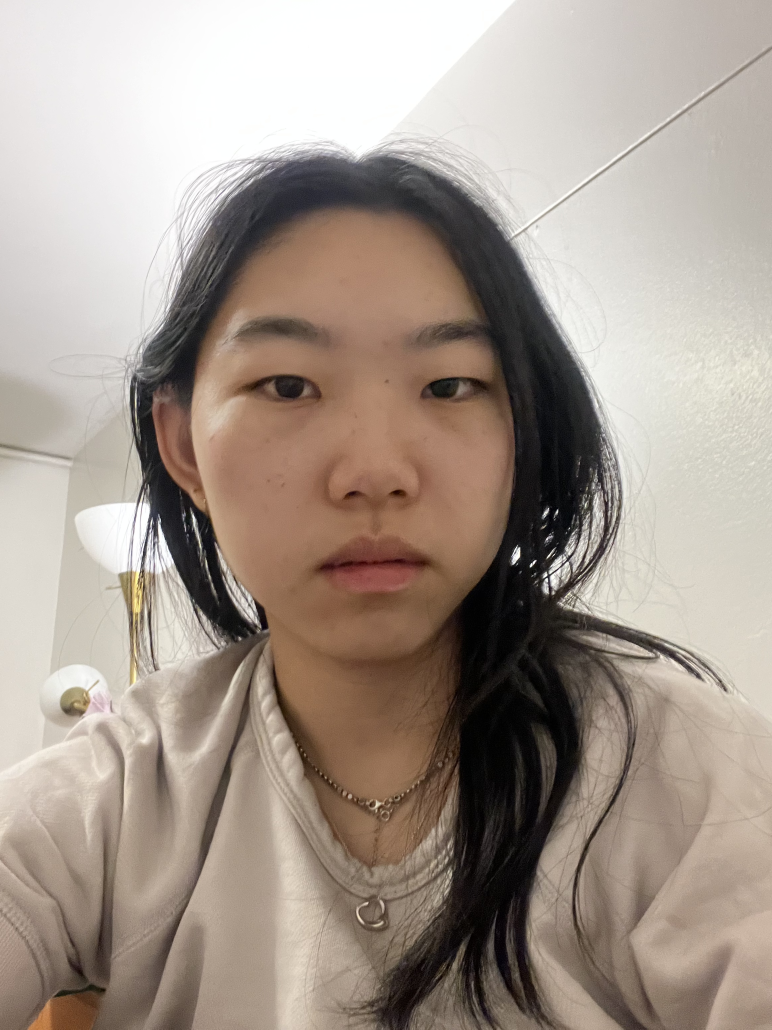
#> input picture images/none/IMG_1901.jpg, 2316 x 3088 px, found by its file name (shown at 1/3 size); its folder holds only this picture in this run
$ python DrawBoundingBoxes.py
#> lines starting #> are read from the running program, lines starting #| are printed output that depends on the picture
import cv2
import csv
import os
from PIL import Image
import pillow_heif
import time
import signal
import sys

annotations = []
drawing = False
x_start, y_start = 0, 0
current_annotation = None

# TODO: MODIFY THIS PART HERE
image_folder = 'images/none'  # MODIFY THIS
current_class = 'none'  # MODIFY THIS
label_mapping = {
    'left': 0,
    'left_shoot': 1,
    'shoot': 2,
    'right': 3,
    'right_shoot': 4,
    'none': 5
}
current_class_number = label_mapping[current_class]

output_csv = os.path.join(image_folder, 'annotations.csv')

with open(output_csv, mode='w', newline='') as file:
    writer = csv.writer(file)
    writer.writerow(['image_path', 'x_start', 'y_start', 'x_end', 'y_end', 'class_label'])

def handle_exit(signal, frame):
    with open(output_csv, mode='a', newline='') as file:
        writer = csv.writer(file)
        writer.writerows(annotations)
    print(f"Annotations have been saved to {output_csv}")
    sys.exit(0)

signal.signal(signal.SIGINT, handle_exit)

def draw_box(event, x, y, flags, param):
    global x_start, y_start, drawing, current_annotation, display_image

    if event == cv2.EVENT_LBUTTONDOWN:
        x_start, y_start = x, y
        drawing = True

    elif event == cv2.EVENT_MOUSEMOVE:
        if drawing:
            display_image = original_image.copy()
            cv2.rectangle(display_image, (x_start, y_start), (x, y), (255, 0, 0), 2)
            cv2.imshow('Image', display_image)

    elif event == cv2.EVENT_LBUTTONUP:
        drawing = False
        cv2.rectangle(display_image, (x_start, y_start), (x, y), (255, 0, 0), 2)
        cv2.imshow('Image', display_image)
        current_annotation = (current_image_path, x_start, y_start, x, y, current_class_number)

def convert_heic_to_jpg(heic_path):
    heif_file = pillow_heif.read_heif(heic_path)
    image = Image.frombytes(
        heif_file.mode, heif_file.size, heif_file.data, "raw", heif_file.mode, heif_file.stride
    )
    image = image.convert("RGB")
    jpg_path = os.path.splitext(heic_path)[0] + ".jpg"
    image.save(jpg_path, format="JPEG", quality=95)
    while not os.path.exists(jpg_path):
        time.sleep(0.01)
    return jpg_path

supported_formats = ['.jpg', '.jpeg', '.png', '.heic']
files = [f for f in os.listdir(image_folder) if os.path.splitext(f)[1].lower() in supported_formats]

for file in files:
    original_image_path = os.path.join(image_folder, file)
    current_image_path = original_image_path

    if original_image_path.lower().endswith('.heic'):
        converted_jpg_path = convert_heic_to_jpg(original_image_path)
        if converted_jpg_path:
            print(f"Conversion of HEIC image {original_image_path} successful")
            try:
                os.remove(original_image_path)
                print(f"Deleted HEIC file: {original_image_path}")
                current_image_path = converted_jpg_path
            except Exception as e:
                print(f"There is an error deleting HEIC file {original_image_path}: {e}")
                continue
        else:
            print(f"Conversion error with this image: {original_image_path}.")
            continue

    if not os.path.exists(current_image_path):
        print(f"Can't find converted file: {current_image_path}")
        continue

    image = cv2.imread(current_image_path)
#> image is the input picture: shape (3088, 2316, 3); mean B, G, R 142.1, 152.3, 165.1
    if image is None:
        print(f"Can't read the image: {current_image_path}")
        continue

    h, w = image.shape[:2]
#> h = 3088; w = 2316
    max_width = 1280
    max_height = 720
    if w > max_width or h > max_height:
        scale = min(max_width / w, max_height / h)
#> scale = 0.233
        image = cv2.resize(image, (int(w * scale), int(h * scale)))
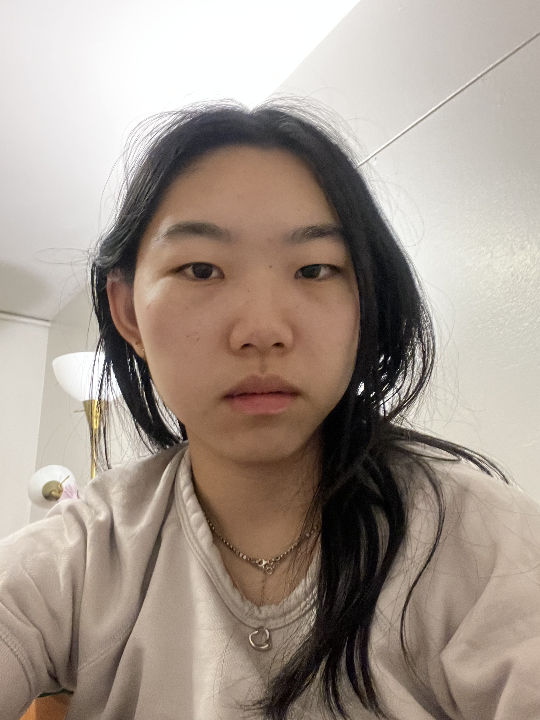
#> image: shape (720, 540, 3); mean B, G, R 142, 152.2, 164.9
    original_image = image.copy()
    display_image = original_image.copy()

    cv2.namedWindow('Image')
    cv2.setMouseCallback('Image', draw_box)

    current_annotation = None

    print(f"Processing: {current_image_path}")
    while True:
        cv2.imshow('Image', display_image)
        key = cv2.waitKey(1) & 0xFF
#> (key q is pressed here)

        if key == ord('q'):
            print("pressed q")
            handle_exit(None, None)
#> (the program exits here)

$ run again, on images/none/IMG_1920.jpg
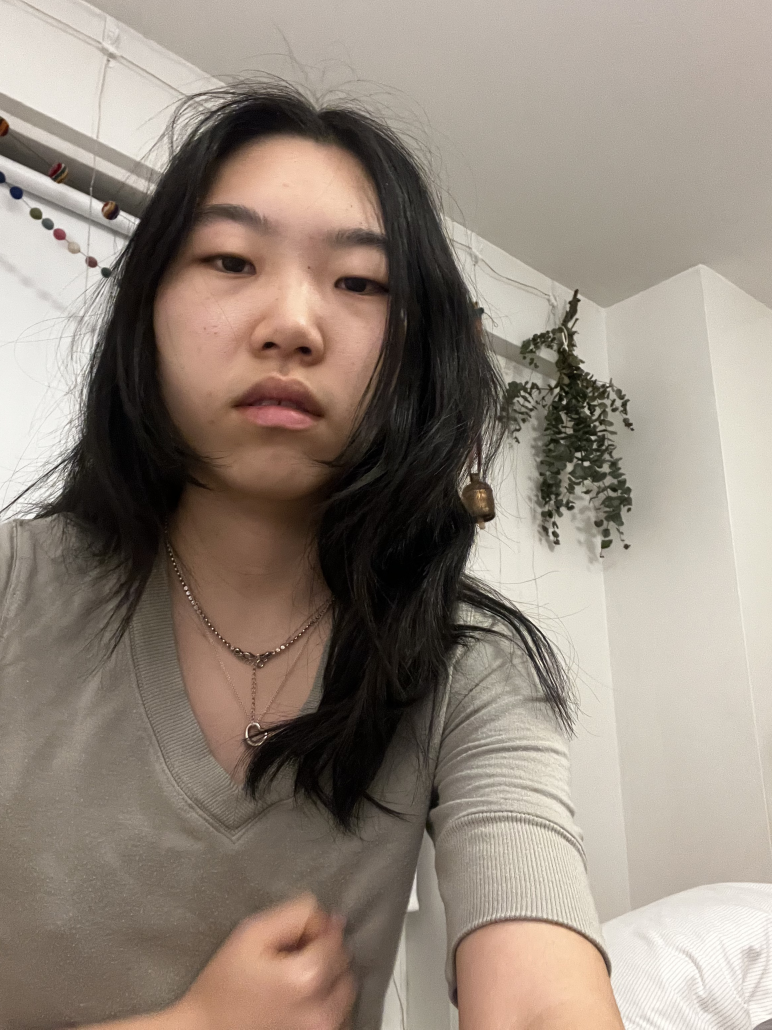
#> input picture images/none/IMG_1920.jpg, 2316 x 3088 px, found by its file name (shown at 1/3 size)
#> image is the input picture: shape (3088, 2316, 3); mean B, G, R 124.9, 136.2, 148.3
#> `image = cv2.resize(image, (int(w * scale), int(h * scale)))`:
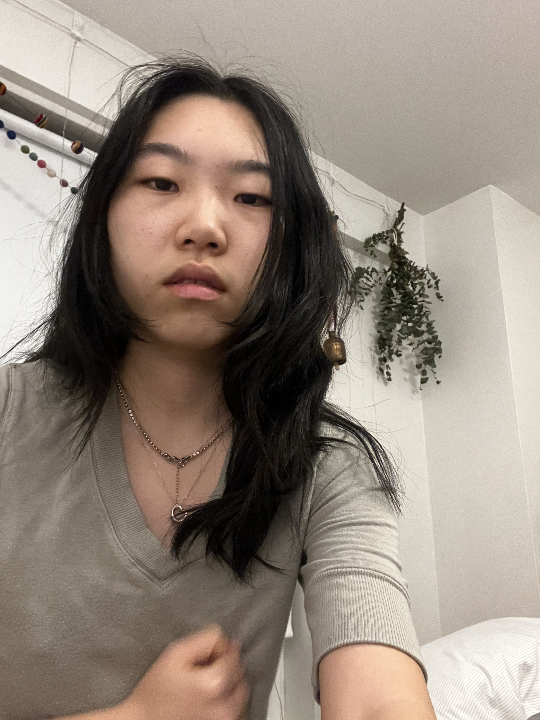
#> image: shape (720, 540, 3); mean B, G, R 124.8, 136, 148.2

$ run again, on images/none/IMG_3225.jpg
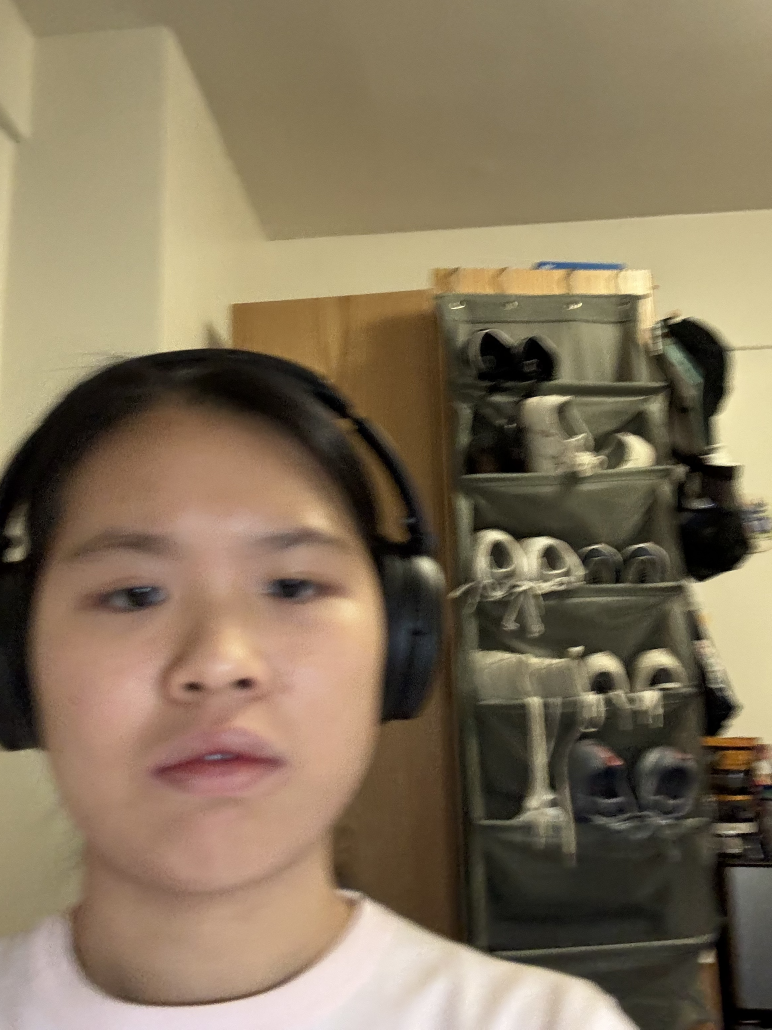
#> input picture images/none/IMG_3225.jpg, 2316 x 3088 px, found by its file name (shown at 1/3 size)
#> image is the input picture: shape (3088, 2316, 3); mean B, G, R 92.1, 116.2, 132.2
#> `image = cv2.resize(image, (int(w * scale), int(h * scale)))`:
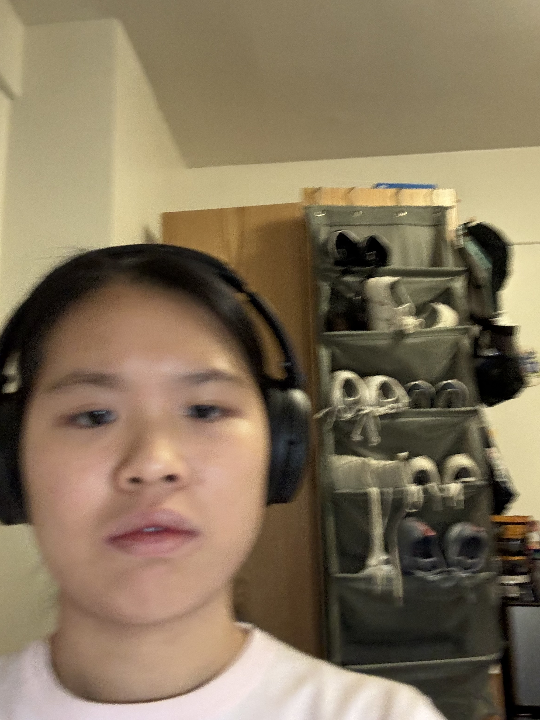
#> image: shape (720, 540, 3); mean B, G, R 91.9, 116.1, 132

$ run again, on images/none/IMG_3228.jpg
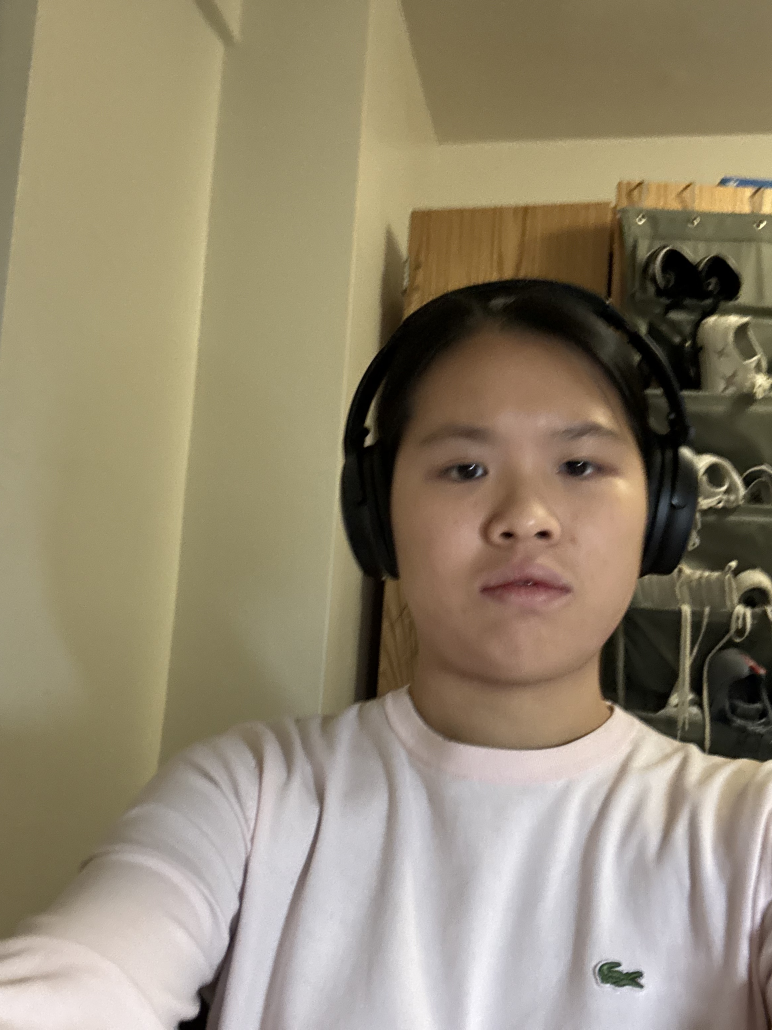
#> input picture images/none/IMG_3228.jpg, 2316 x 3088 px, found by its file name (shown at 1/3 size)
#> image is the input picture: shape (3088, 2316, 3); mean B, G, R 112.1, 135, 146.3
#> `image = cv2.resize(image, (int(w * scale), int(h * scale)))`:
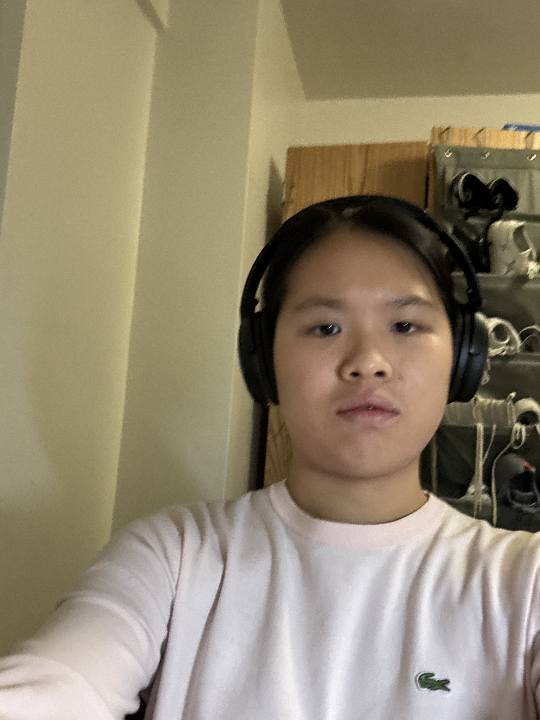
#> image: shape (720, 540, 3); mean B, G, R 111.9, 134.9, 146.2

$ run again, on images/none/IMG_1904.jpg
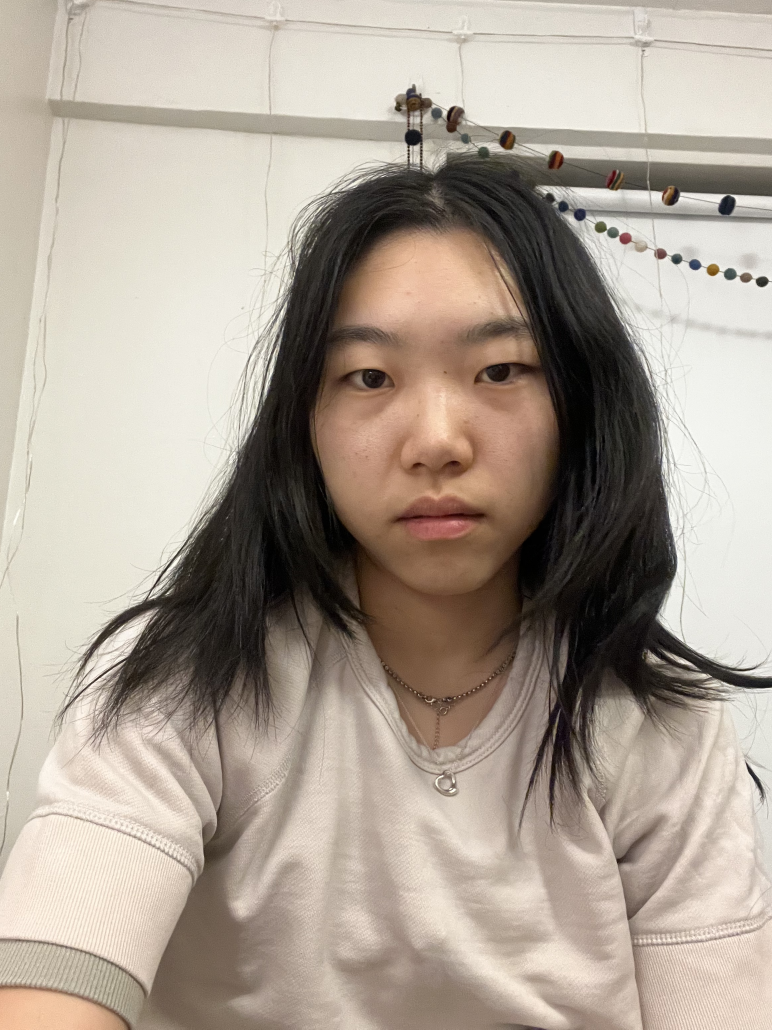
#> input picture images/none/IMG_1904.jpg, 2316 x 3088 px, found by its file name (shown at 1/3 size)
#> image is the input picture: shape (3088, 2316, 3); mean B, G, R 149.4, 161.4, 172.8
#> `image = cv2.resize(image, (int(w * scale), int(h * scale)))`:
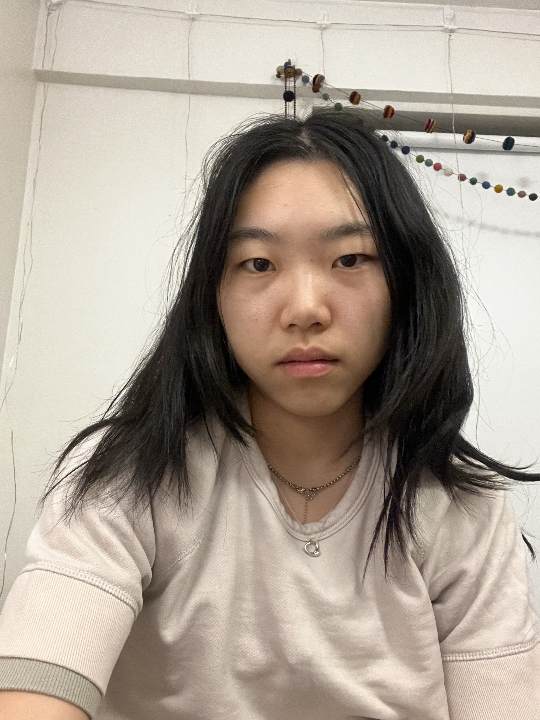
#> image: shape (720, 540, 3); mean B, G, R 149.3, 161.2, 172.6
